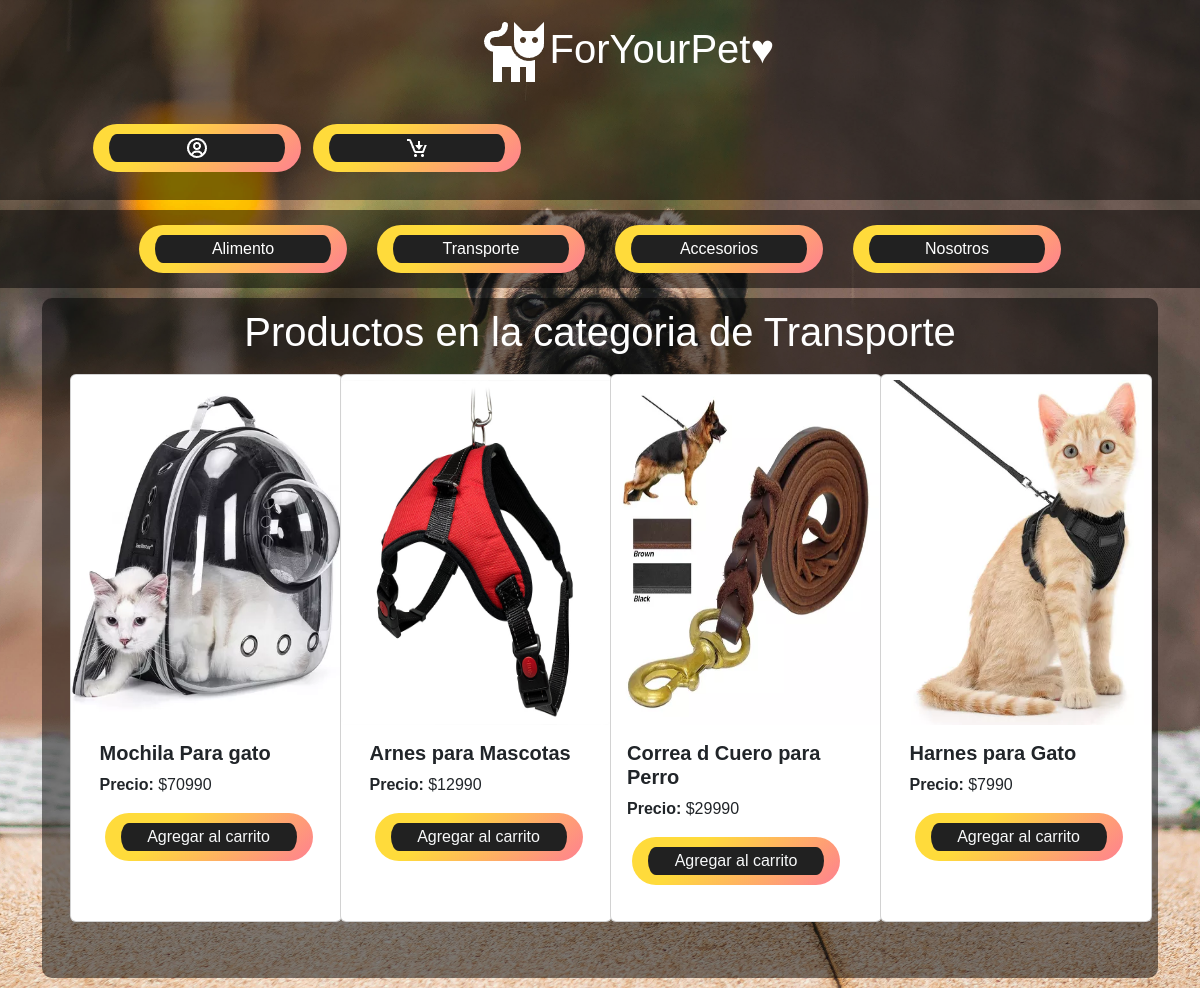
Screenshot of /transporte/ with the database file from the repository.
### FYP/models.py (models this page shows, shortened)
class Producto(models.Model):
    product_name = models.CharField('Nombre del Producto', max_length=400)
    precio = models.IntegerField('Precio Actual del Producto', default=0)
    stock = models.IntegerField('Stock restante del producto', default=0)
    prduct_type_id = models.ForeignKey('tipo_producto',on_delete=models.CASCADE, db_column='product_type_id')
    product_id = models.IntegerField('Id del producto', primary_key=True, default='0')
    product_img = models.ImageField('Imagen del producto', upload_to='media', blank=True, null=True)

### FYP/views.py (the view)
# urls.py: path('transporte/', views.transporte_view, name='transporte'),
def transporte_view(request):
    tipo_transporte = tipo_producto.objects.get(product_type='Transporte')
    productos_transporte = Producto.objects.filter(prduct_type_id=tipo_transporte)
    context = {
        'productos': productos_transporte
    }
    return render(request, 'transporte.html', context)

### FYP/templates/transporte.html (shortened to what this page needs)
{% load static %}
<!DOCTYPE html>
<html lang="es">
<head>
    <link href="https://cdn.jsdelivr.net/npm/bootstrap@5.3.3/dist/css/bootstrap.min.css" rel="stylesheet">
    <link rel="stylesheet" href="{% static '/CSS/transporte.css' %}">
    <link rel="stylesheet" href="{% static '/CSS/star_btn.css' %}">
</head>
<body>
    <div class="container-fluid" >
      <div class="row">
          <div class="navb">
            <nav class="navbar">
                <div class="logo" id="botones1">
                  <nav class="navbar title_navbar" style="color: aliceblue;">
                      <a href="{% url 'inicio' %}">
                          <h1><img src="{% static 'IMG/cat_logo.png' %}">ForYourPet♥</h1>
                      </a>
                  </nav>
                </div>
                <div class="d-flex" id="botones">
                  <button class="btn btn-outline-light boton_tamaño_usuario" data-bs-toggle="modal" data-bs-target="#exampleModal" type="button">
                    <div class="align-items-center">
                        <img src="{% static '/IMG/user.png' %}" alt="." >
                    </div>
                  </button>
                  <button class="btn btn-outline-light boton_tamaño_carrito" type="button">
                      <div class="align-items-center">
                        <a href="{% url 'carrito' %}"><img src="{% static '/IMG/carrito.png' %}" alt="." ></a>
                      </div>
                  </button>
                </div>
            </nav>
          </div>
                <div class="navb2">
                  <ul class="nav justify-content-center">
                      <button type="button" class="btn btn-outline-light botones-nav2"><a href="{% url 'alimento' %}">Alimento</a></button>
                      <button type="button" class="btn btn-outline-light botones-nav2"><a href="{% url 'transporte' %}">Transporte</a></button>
                      <button type="button" class="btn btn-outline-light botones-nav2"><a href="{% url 'accesorios' %}">Accesorios</a></button>
                      <button type="button" class="btn btn-outline-light botones-nav2"><a href="{% url 'nosotros' %}">Nosotros</a></button>
                  </ul>
                </div>
            </div>
      </div>
      <div class="container">
        <div class="center col-12">
            <h1>Productos en la categoria de Transporte</h1>
            <div class="row">
                {% for producto in productos %}
                <div class="col-12 col-sm-12 col-md-6 col-lg-4 col-xl-3 mb-3">
                    <div class="card h-100" style="width: 17rem;">
                        {% if producto.product_img %}
                            <img src="{{ producto.product_img.url }}" class="card-img" alt="Imagen del producto">
                        {% else %}
                            <span>No hay imágenes :</span>
                        {% endif %}
                        <div class="card-body">
                            <h5 class="card-title"><b>{{ producto.product_name }}</b></h5>
                            <p class="card-text"><b>Precio: </b> <span>${{ producto.precio }}</span></p>
                            <form method="post" action="{% url 'agregar_al_carro_transporte' producto.product_id %}">
                              <button type="submit" class="btn btn-primary btn-outline-light">Agregar al carrito</button>
                            </form>
                        </div>
                    </div>
                </div>
                {% endfor %}
            </div>
        </div>
      </div>
  </body>
</html>

### FYP/static/CSS/transporte.css (style rules this page uses)
body { overflow-x: hidden; background-image: url('/static/IMG/fondo4.jpeg'); background-size: cover; background-attachment: fixed; background-position: center; font-family: Arial, Helvetica, sans-serif; }
.container-fluid { padding: 0; }
#botones { padding: 20px 50px 20px 100px ; }
.boton_tamaño_usuario { width: 150px; margin-right: 7px; }
.boton_tamaño_carrito { width: 150px; }
.botones-nav2 { margin: 15px; }
.logo { align-items: center; }
#botones1 { padding-left: 40%; }
a { text-decoration-color: aliceblue; }
.navb { position: relative; padding: 0px 0px 0px 0px; background: rgba(0, 0, 0, 0.5); margin: 0px 0px 0px 0px; }
.navb2 { position: relative; margin-top: 10px; padding: 15px 10px 15px 10px; background: rgba(0, 0, 0, 0.5); color: white; }
.center { margin: 10px 0px 10px 0px; border-radius: 10px; padding: 10px 30px 50px 30px; background: rgba(0, 0, 0, 0.5); color: white; }
button { margin-left: 5px; }
.card { margin: 10px; justify-content: center; align-items: center; }
.card-img { height: 350px; padding: 5px 0px 0px 0px; }
h1 { color: white; justify-content: center; text-align: center; }
.container { display: flex; width: 100%; }
.row>* { padding: 0; }

### FYP/static/CSS/star_btn.css (style rules this page uses)
.btn { display: flex; justify-content: center; align-items: center; width: 13rem; overflow: hidden; height: 3rem; background-size: 300% 300%; backdrop-filter: blur(1rem); border-radius: 5rem; transition: 0.5s; animation: gradient_301 5s ease infinite; border: double 4px transparent; background-image: linear-gradient(#212121, #212121), linear-gradient(137.48deg, #ffdb3b 10%,#FE53BB 45%, #8F51EA 67%, #0044ff 87%); background-origin: border-box; background-clip: content-box, border-box; }
a { text-decoration: none; color: white; }
.btn-outline-light { --bs-btn-hover-color: #ffffff; }

### rows the page displays
Producto: product_img (picture), product_name "Mochila Para gato", precio "70990"
Producto: product_img (picture), product_name "Arnes para Mascotas", precio "12990"
Producto: product_img (picture), product_name "Correa d Cuero para Perro", precio "29990"
Producto: product_img (picture), product_name "Harnes para Gato", precio "7990"
